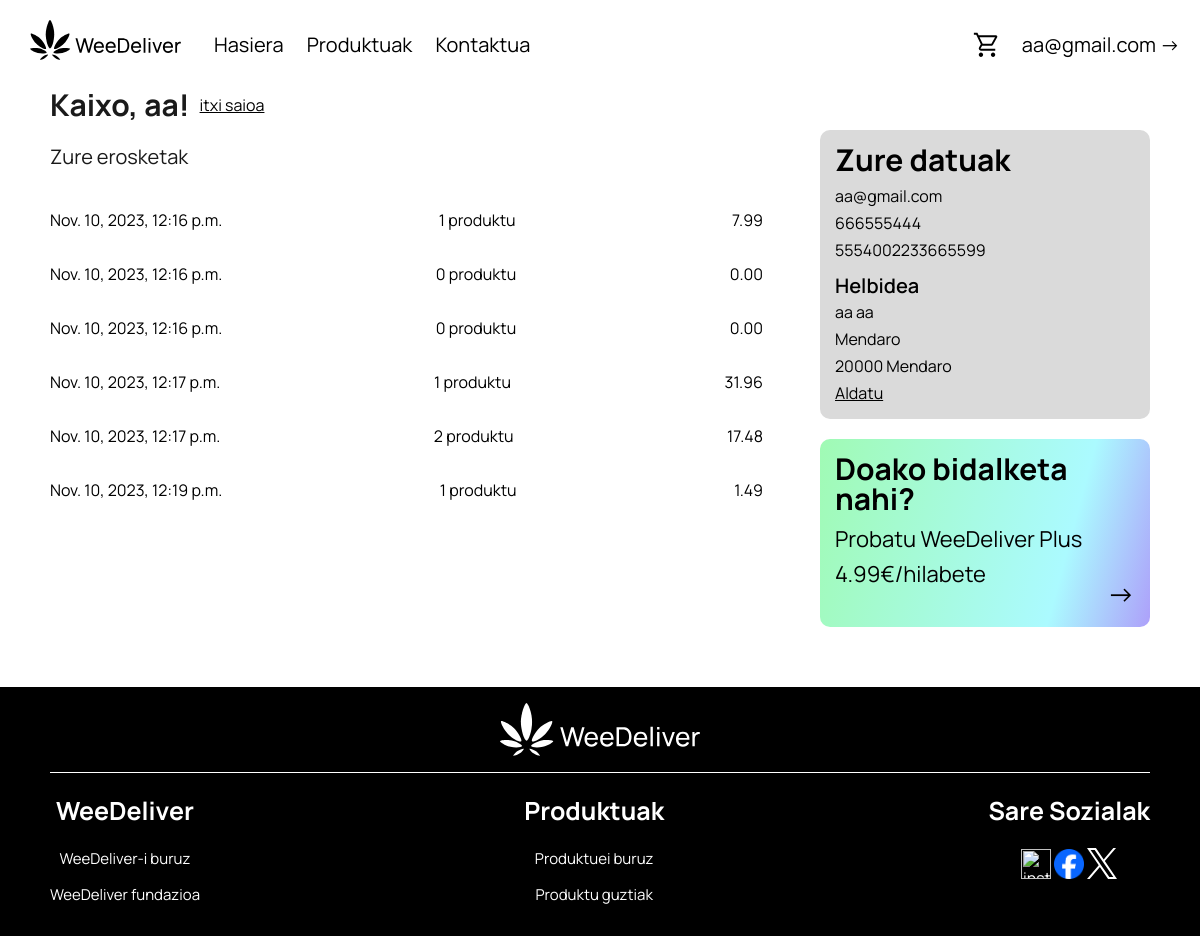
Page /kontua/ (signed in) on the earlier database version.
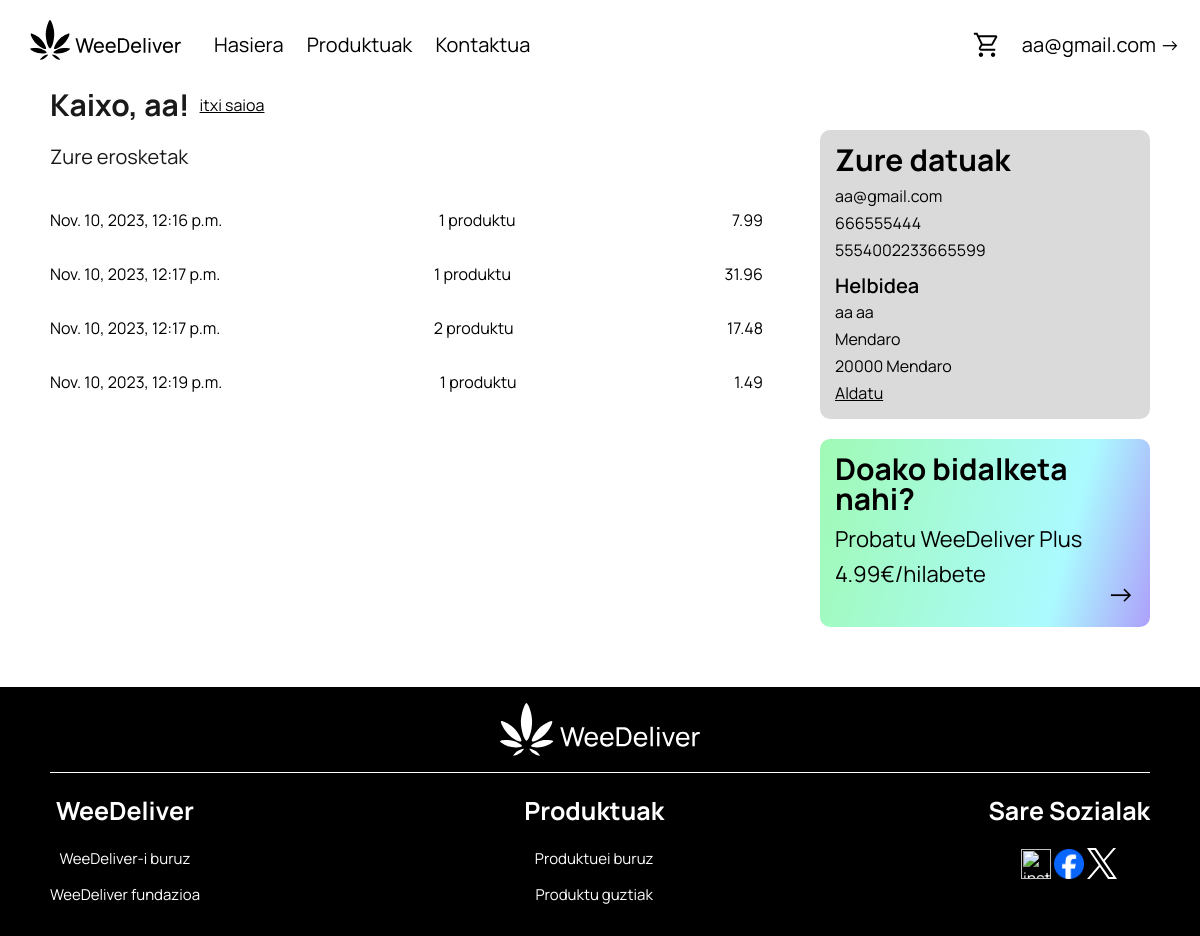
Same page on the later database version.
### web/models.py (models this page shows, shortened)
class Bezeroa(models.Model):
    user = models.ForeignKey(settings.AUTH_USER_MODEL, on_delete=models.CASCADE)
    izena = models.CharField(max_length=100)
    abizena = models.CharField(max_length=100)
    emaila = models.CharField(max_length=100)
    telefonoa = models.IntegerField()
    helbidea = models.TextField(null=True)
    herria = models.CharField(max_length=100, null=True)
    posta_kodea = models.IntegerField(null=True)
    txartela = models.IntegerField(null=True)
    harpidetza = models.CharField(max_length=50)

class Erosketa(models.Model):
    bezeroa = models.ForeignKey(Bezeroa,on_delete=models.CASCADE)
    produktuak = models.ManyToManyField(Produktua)
    data = models.DateTimeField(auto_now_add=True)
    totala = models.FloatField()

### web/views.py (the view)
# urls.py: path('kontua/', views.kontua, name='kontua'),
@login_required
def kontua(request):
    user = request.user
    bezeroa = Bezeroa.objects.get(user=user)
    erosketak = Erosketa.objects.filter(bezeroa=bezeroa)
    return render(request, 'kontua.html', {'bezeroa': bezeroa,'erosketak':erosketak})

### web/templates/kontua.html (shortened to what this page needs)
{% load static %}
{% load math_filters %}
<html lang="en">
<head>
    <link rel="stylesheet" href='{% static "css/global.css" %}'>
</head>
<body>
    {% include "elements/nav.html" %}
    <div class="global">
        <div class="hflex">
            <h3 class="hflextitle">Kaixo, {{ bezeroa.izena }}!</h3>
            <a class="hflextitle" href="/logout/">itxi saioa</a>
        </div>
        <div class="hflex">
            <div class="vflex flex1">
                <h4>Zure erosketak</h4>
                {% for erosketa in erosketak%}
                <div class="erosketa-info">
                    <p>{{erosketa.data}}</p>
                    <p>{{erosketa.produktuak.count}} produktu</p>
                    <p>{{erosketa.totala|floatformat:2}}</p>
                </div>
                {% endfor %}
            </div>
            <div class="vflex accountbento">
                <div class="bento">
                    <a><h3>Zure datuak</h3></a>
                    <p>{{ bezeroa.emaila }}</p>
                    <p>{{ bezeroa.telefonoa }}</p>
                    {% if bezeroa.txartela == none %}
                        <p>ez duzu txartelik</p>
                    {% else %}
                        <p>{{ bezeroa.txartela }}</p>
                    {% endif %}
                    {% if bezeroa.helbidea == none %}
                        <p>ez duzu helbiderik</p>
                    {% else %}
                        <h5>Helbidea</h5>
                        <p>{{ bezeroa.izena }} {{ bezeroa.abizena }}</p>
                        <p>{{ bezeroa.helbidea }}</p>
                        <p>{{ bezeroa.posta_kodea }} {{ bezeroa.herria }}</p>
                    {% endif %}
                    <a href="/kontua/aldatu/">Aldatu</a>
                </div>
                <a href="/harpidetu/" class="notd">
                    {% if bezeroa.harpidetza == "basic" %}
                    <div class="adweedeliverplus bento pluscolors">
                        <h3>Doako bidalketa nahi?</h3>
                        <p>Probatu WeeDeliver Plus</p>
                        <p>4.99€/hilabete</p>
                        <span>-></span>
                    </div>
                    {% elif bezeroa.harpidetza == "VIP" %}
                    <div class="adweedeliverplus bento vipcolors">
                        <h3>VIP bat zara</h3>
                        <p>Kudeatu zure harpidetza</p>
                        <span>-></span>
                    </div>
                    {% endif %}
                </a>
            </div>
        </div>
    </div>
    {% include "elements/footer.html" %}
</body>
</html>

### web/templates/elements/nav.html
{% load static %}
<nav>
    <div id="navl">
        <a href="/"><img alt="WeeDeliver logo" src="{% static "irudiak/logo/logob.svg" %}"></a>
        <a href="/">Hasiera</a>
        <a href="/produktuak">Produktuak</a>
        <a href="/kontaktua">Kontaktua</a>
    </div>
    <div id="navr">
        {% if user.is_authenticated %}
            <a href="/saskia" class="navsaskiaa"> <img alt="saskia" class="navsaskia" src="{% static "irudiak/webimg/icons/shopping_cart.svg" %}"> </a>
            <a href="/kontua"> {{ user.username }} -></a>
        {% else %}
            <a href="/signup"> Sortu kontua </a>
            <a class="btn navlogin whitea" href="/login"> Hasi saioa </a>
        {% endif %}
    </div>
</nav>

### web/templates/elements/footer.html
{% load static %}
<footer>
    <div>
        <img src='{% static "irudiak/logo/logow.svg" %}' class="footer-logo">
    </div>
    <div class="footer-content">
        <div>
            <h3>WeeDeliver</h3>
            <a class="whitea"><p>WeeDeliver-i buruz</p></a>
            <a class="whitea"><p>WeeDeliver fundazioa</p></a>
        </div>
        <div>
            <h3>Produktuak</h3>
            <a class="whitea"><p>Produktuei buruz</p></a>
            <a class="whitea"><p>Produktu guztiak</p></a>
        </div>
        <div class="footersocials">
            <h3>Sare Sozialak</h3>
            <img alt="instagram" src='{% static "irudiak/webimg/socials/ig-logo.svg" %}'>
            <img alt="facebook" src='{% static "irudiak/webimg/socials/fb-logo.png" %}'>
            <img alt="X" src='{% static "irudiak/webimg/socials/x-logo.svg" %}'>
        </div>
    </div>
</footer>

### web/static/css/global.css (style rules this page uses)
h3 { font-size: 30px; font-weight: 700; line-height: 1; color: #1a1a1a; }
h4, h5 { font-size: 20px; font-weight: 400; line-height: 1; color: #1a1a1a; }
a { color:black; }
body { margin:0; font-family: 'Manrope', sans-serif; display:flex; flex-direction:column; min-height:100vh; }
nav { background-color:white; display:flex; justify-content:space-between; align-items:center; padding:10px; }
nav img { height:40px; margin: 0 10px 10px; vertical-align: middle; }
nav a { display:inline-block; vertical-align: middle; color:black; text-decoration:none; font-size:20px; margin:10px; height: 100%; line-height: 50px; }
.navsaskia { height: 30px; margin: 0; }
#navl { height: fit-content; }
#navr { display:flex; flex-direction:row; height: fit-content; align-items:center; }
.navsaskiaa { height: fit-content; }
footer { background-color: black; text-align: center; padding-bottom: 1em; display:flex; flex-direction:column; }
footer h3 { color: white; font-size: 25px; margin-top: 1em; }
.footer-logo { width: 200px; margin-top: 1em; }
.footer-content { border-top: 1px solid white; display: flex; flex-direction: row; justify-content: space-between; margin-top: 1em; margin-left: 1em; margin-right: 1em; color: white; max-width: 1600px; width:calc(100% - 100px); align-self: center; }
footer p { font-size: 15px; }
.footersocials img { width: 30px; }
.whitea { color:white; text-decoration:none; }
.notd { text-decoration:none; }
.flex1 { flex:1; }
.global { max-width: 1600px; width:calc(100% - 100px); align-self: center; padding: 0 50px; flex-grow: 1; margin-bottom: 50px; }
.vflex { display:flex; flex-direction:column; }
.hflex { display:flex; }
.hflextitle { margin: 0 10px 0 0; align-self: center; }
.bento { border-radius: 10px; padding: 15px; margin: 10px 0; display: flex; flex-direction: column; width: 300px; background: #DADADA; }
.bento h3 { color: black; margin: 0 0 10px; }
.bento p { color: black; margin: 0 0 5px; }
.bento h5 { color: black; margin: 10px 0 5px; font-weight: 600; }
.accountbento { margin-left: 25px; }
.adweedeliverplus p { font-size: 22px; }
.adweedeliverplus span { color: black; font-size: 28px; text-align:right; margin-top: -20px }
.pluscolors { background: linear-gradient(105deg, #A0FAB4 0%, #ABFAFF 72.8%, #ADA0FA 100%); }
.erosketa-info { display: flex; flex-direction: row; justify-content: space-between; margin-right: 2em; }

Differences in the rows shown:
removed Erosketa: data "Nov. 10, 2023, 12:16 p.m.", produktuak.count "0", totala "0.00"
removed Erosketa: data "Nov. 10, 2023, 12:16 p.m.", produktuak.count "0", totala "0.00"
